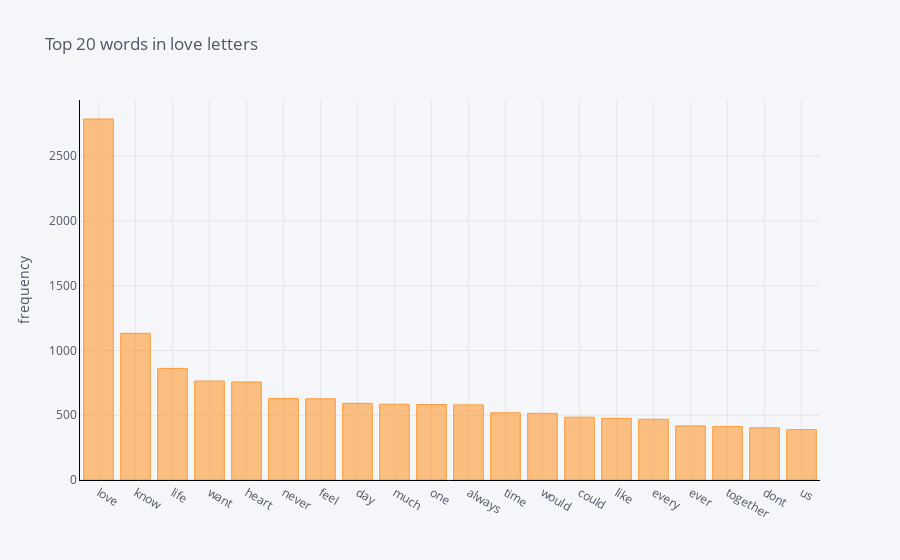

Notebook code cell kept with this figure:
### Code cell
#words from love letters are extracted
onlylove_words = get_top_n_words(clean_onlylove['text'])
df_onlylove_words = pd.DataFrame(onlylove_words,columns=('text','frequency'))

#calculating total words count from love letter
total = 0
for word,freq in onlylove_words:
    total += freq
print("Total number of words in love letter:",total)

#plotting graph of top 20 words from love letter
list_onlylove = df_onlylove_words[:20]
df = pd.DataFrame(list_onlylove, columns=('text','frequency'))
df.groupby('text').sum()['frequency'].sort_values(ascending=False).iplot(
    kind='bar', yTitle='frequency', linecolor='black', title='Top 20 words in love letters')

#print top 20 words from love letter
print(list_onlylove)

### Figure 1 — Plotly figure (JSON) as saved in the notebook; plotly's stock layout.template omitted (floating-point values rounded to 4 significant figures)
{"data": [{"marker": {"color": "rgba(255, 153, 51, 0.6)", "line": {"color": "rgba(255, 153, 51, 1.0)", "width": 1}}, "name": "frequency", "orientation": "v", "text": "", "type": "bar", "x": ["love", "know", "life", "want", "heart", "never", "feel", "day", "much", "one", "always", "time", "would", "could", "like", "every", "ever", "together", "dont", "us"], "y": [2788, 1133, 862, 764, 757, 630, 627, 592, 585, 583, 580, 519, 515, 485, 476, 469, 418, 412, 403, 389]}], "layout": {"legend": {"bgcolor": "#F5F6F9", "font": {"color": "#4D5663"}}, "paper_bgcolor": "#F5F6F9", "plot_bgcolor": "#F5F6F9", "title": {"font": {"color": "#4D5663"}, "text": "Top 20 words in love letters"}, "xaxis": {"gridcolor": "#E1E5ED", "linecolor": "black", "showgrid": true, "tickfont": {"color": "#4D5663"}, "title": {"font": {"color": "#4D5663"}, "text": ""}, "zerolinecolor": "#E1E5ED"}, "yaxis": {"gridcolor": "#E1E5ED", "linecolor": "black", "showgrid": true, "tickfont": {"color": "#4D5663"}, "title": {"font": {"color": "#4D5663"}, "text": "frequency"}, "zerolinecolor": "#E1E5ED"}}}
